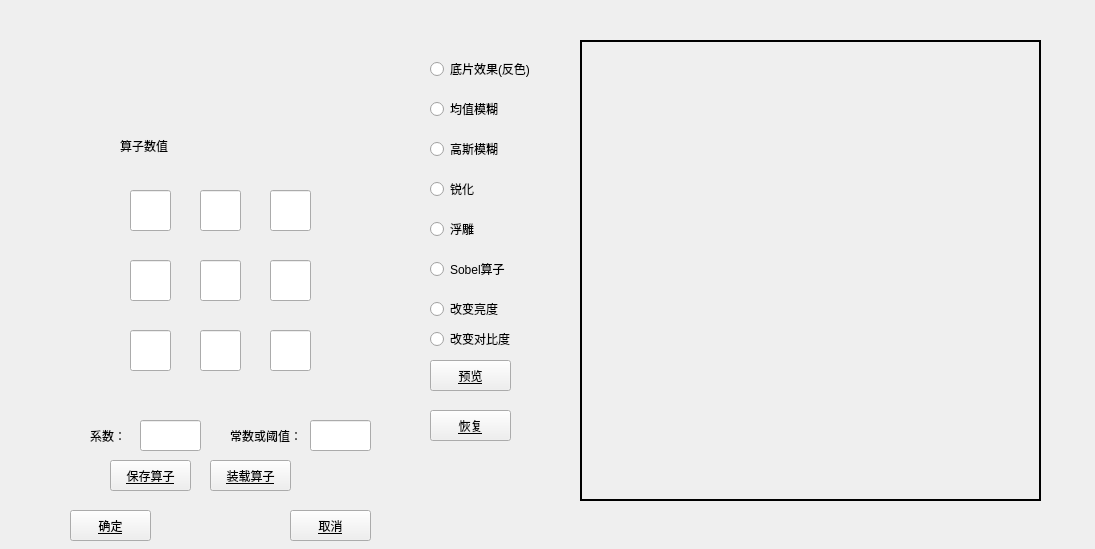
<?xml version="1.0" encoding="UTF-8"?>
<ui version="4.0">
 <class>FilterClassClass</class>
 <widget class="QWidget" name="FilterClassClass">
  <property name="geometry">
   <rect>
    <x>0</x>
    <y>0</y>
    <width>1095</width>
    <height>549</height>
   </rect>
  </property>
  <property name="windowTitle">
   <string>FilterClass</string>
  </property>
  <widget class="QLabel" name="label">
   <property name="geometry">
    <rect>
     <x>120</x>
     <y>130</y>
     <width>61</width>
     <height>31</height>
    </rect>
   </property>
   <property name="text">
    <string>算子数值</string>
   </property>
  </widget>
  <widget class="QLineEdit" name="lineEdit_1">
   <property name="geometry">
    <rect>
     <x>130</x>
     <y>190</y>
     <width>41</width>
     <height>41</height>
    </rect>
   </property>
  </widget>
  <widget class="QLineEdit" name="lineEdit_2">
   <property name="geometry">
    <rect>
     <x>200</x>
     <y>190</y>
     <width>41</width>
     <height>41</height>
    </rect>
   </property>
  </widget>
  <widget class="QLineEdit" name="lineEdit_3">
   <property name="geometry">
    <rect>
     <x>270</x>
     <y>190</y>
     <width>41</width>
     <height>41</height>
    </rect>
   </property>
  </widget>
  <widget class="QLineEdit" name="lineEdit_6">
   <property name="geometry">
    <rect>
     <x>270</x>
     <y>260</y>
     <width>41</width>
     <height>41</height>
    </rect>
   </property>
  </widget>
  <widget class="QLineEdit" name="lineEdit_4">
   <property name="geometry">
    <rect>
     <x>130</x>
     <y>260</y>
     <width>41</width>
     <height>41</height>
    </rect>
   </property>
  </widget>
  <widget class="QLineEdit" name="lineEdit_5">
   <property name="geometry">
    <rect>
     <x>200</x>
     <y>260</y>
     <width>41</width>
     <height>41</height>
    </rect>
   </property>
  </widget>
  <widget class="QLineEdit" name="lineEdit_9">
   <property name="geometry">
    <rect>
     <x>270</x>
     <y>330</y>
     <width>41</width>
     <height>41</height>
    </rect>
   </property>
  </widget>
  <widget class="QLineEdit" name="lineEdit_7">
   <property name="geometry">
    <rect>
     <x>130</x>
     <y>330</y>
     <width>41</width>
     <height>41</height>
    </rect>
   </property>
  </widget>
  <widget class="QLineEdit" name="lineEdit_8">
   <property name="geometry">
    <rect>
     <x>200</x>
     <y>330</y>
     <width>41</width>
     <height>41</height>
    </rect>
   </property>
  </widget>
  <widget class="QLabel" name="label_2">
   <property name="geometry">
    <rect>
     <x>90</x>
     <y>420</y>
     <width>61</width>
     <height>31</height>
    </rect>
   </property>
   <property name="text">
    <string>系数：</string>
   </property>
  </widget>
  <widget class="QLineEdit" name="valuelineEdit">
   <property name="geometry">
    <rect>
     <x>140</x>
     <y>420</y>
     <width>61</width>
     <height>31</height>
    </rect>
   </property>
  </widget>
  <widget class="QLabel" name="label_3">
   <property name="geometry">
    <rect>
     <x>230</x>
     <y>420</y>
     <width>81</width>
     <height>31</height>
    </rect>
   </property>
   <property name="text">
    <string>常数或阈值：</string>
   </property>
  </widget>
  <widget class="QLineEdit" name="definelineEdit">
   <property name="geometry">
    <rect>
     <x>310</x>
     <y>420</y>
     <width>61</width>
     <height>31</height>
    </rect>
   </property>
  </widget>
  <widget class="QPushButton" name="enterpushButton">
   <property name="geometry">
    <rect>
     <x>70</x>
     <y>510</y>
     <width>81</width>
     <height>31</height>
    </rect>
   </property>
   <property name="styleSheet">
    <string notr="true">font: 9pt &quot;Adobe Arabic&quot;;
text-decoration: underline;</string>
   </property>
   <property name="text">
    <string>确定</string>
   </property>
  </widget>
  <widget class="QPushButton" name="cancelpushButton">
   <property name="geometry">
    <rect>
     <x>290</x>
     <y>510</y>
     <width>81</width>
     <height>31</height>
    </rect>
   </property>
   <property name="styleSheet">
    <string notr="true">font: 9pt &quot;Adobe Arabic&quot;;
text-decoration: underline;</string>
   </property>
   <property name="text">
    <string>取消</string>
   </property>
  </widget>
  <widget class="QRadioButton" name="radioButton_1">
   <property name="geometry">
    <rect>
     <x>430</x>
     <y>60</y>
     <width>121</width>
     <height>18</height>
    </rect>
   </property>
   <property name="text">
    <string>底片效果(反色)</string>
   </property>
  </widget>
  <widget class="QRadioButton" name="radioButton_2">
   <property name="geometry">
    <rect>
     <x>430</x>
     <y>100</y>
     <width>121</width>
     <height>18</height>
    </rect>
   </property>
   <property name="text">
    <string>均值模糊</string>
   </property>
  </widget>
  <widget class="QRadioButton" name="radioButton_3">
   <property name="geometry">
    <rect>
     <x>430</x>
     <y>140</y>
     <width>121</width>
     <height>18</height>
    </rect>
   </property>
   <property name="text">
    <string>高斯模糊</string>
   </property>
  </widget>
  <widget class="QRadioButton" name="radioButton_4">
   <property name="geometry">
    <rect>
     <x>430</x>
     <y>180</y>
     <width>121</width>
     <height>18</height>
    </rect>
   </property>
   <property name="text">
    <string>锐化</string>
   </property>
  </widget>
  <widget class="QRadioButton" name="radioButton_5">
   <property name="geometry">
    <rect>
     <x>430</x>
     <y>220</y>
     <width>121</width>
     <height>18</height>
    </rect>
   </property>
   <property name="text">
    <string>浮雕</string>
   </property>
  </widget>
  <widget class="QPushButton" name="viewpushButton">
   <property name="geometry">
    <rect>
     <x>430</x>
     <y>360</y>
     <width>81</width>
     <height>31</height>
    </rect>
   </property>
   <property name="styleSheet">
    <string notr="true">font: 9pt &quot;Adobe Arabic&quot;;
text-decoration: underline;</string>
   </property>
   <property name="text">
    <string>预览</string>
   </property>
  </widget>
  <widget class="QPushButton" name="recpushButton">
   <property name="geometry">
    <rect>
     <x>430</x>
     <y>410</y>
     <width>81</width>
     <height>31</height>
    </rect>
   </property>
   <property name="styleSheet">
    <string notr="true">font: 9pt &quot;Adobe Arabic&quot;;
text-decoration: underline;</string>
   </property>
   <property name="text">
    <string>恢复</string>
   </property>
  </widget>
  <widget class="QLabel" name="label_showProcessImage">
   <property name="geometry">
    <rect>
     <x>580</x>
     <y>40</y>
     <width>461</width>
     <height>461</height>
    </rect>
   </property>
   <property name="frameShape">
    <enum>QFrame::Box</enum>
   </property>
   <property name="lineWidth">
    <number>2</number>
   </property>
   <property name="text">
    <string/>
   </property>
  </widget>
  <widget class="QPushButton" name="savepushButton">
   <property name="geometry">
    <rect>
     <x>110</x>
     <y>460</y>
     <width>81</width>
     <height>31</height>
    </rect>
   </property>
   <property name="styleSheet">
    <string notr="true">font: 9pt &quot;Adobe Arabic&quot;;
text-decoration: underline;</string>
   </property>
   <property name="text">
    <string>保存算子</string>
   </property>
  </widget>
  <widget class="QPushButton" name="usepushButton">
   <property name="geometry">
    <rect>
     <x>210</x>
     <y>460</y>
     <width>81</width>
     <height>31</height>
    </rect>
   </property>
   <property name="styleSheet">
    <string notr="true">font: 9pt &quot;Adobe Arabic&quot;;
text-decoration: underline;</string>
   </property>
   <property name="text">
    <string>装载算子</string>
   </property>
  </widget>
  <widget class="QRadioButton" name="radioButton_6">
   <property name="geometry">
    <rect>
     <x>430</x>
     <y>260</y>
     <width>121</width>
     <height>18</height>
    </rect>
   </property>
   <property name="text">
    <string>Sobel算子</string>
   </property>
  </widget>
  <widget class="QRadioButton" name="radioButton_7">
   <property name="geometry">
    <rect>
     <x>430</x>
     <y>300</y>
     <width>121</width>
     <height>18</height>
    </rect>
   </property>
   <property name="text">
    <string>改变亮度</string>
   </property>
  </widget>
  <widget class="QRadioButton" name="radioButton_8">
   <property name="geometry">
    <rect>
     <x>430</x>
     <y>330</y>
     <width>121</width>
     <height>18</height>
    </rect>
   </property>
   <property name="text">
    <string>改变对比度</string>
   </property>
  </widget>
 </widget>
 <layoutdefault spacing="6" margin="11"/>
 <resources/>
 <connections/>
</ui>
